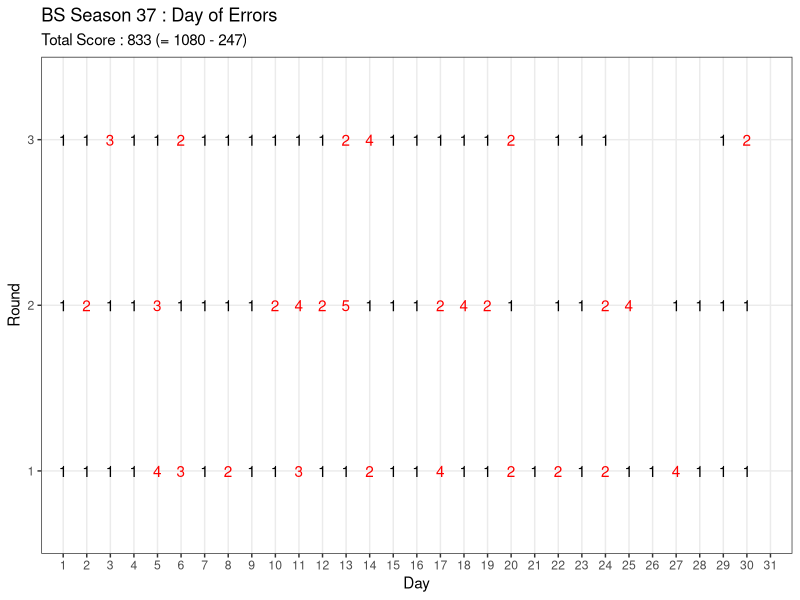

Write the R code that produced this figure.
library(tidyr)
library(dplyr)
library(ggplot2)
library(glue)

rm(list=ls())

season = 37

ranking = c(
  1,1,1,
  1,2,1,
  1,1,3,
  1,1,1,
  4,3,1,
  3,1,2,
  1,1,1,
  2,1,1,
  1,1,1,
  1,2,1,
  3,4,1,
  1,2,1,
  1,5,2,
  2,1,4,
  1,1,1,
  1,1,1,
  4,2,1,
  1,4,1,
  1,2,1,
  2,1,2,
  1,NA,NA,
  2,1,1,
  1,1,1,
  2,2,1,
  1,4,NA,
  1,NA,NA,
  4,1,NA,
  1,1,NA,
  1,1,1,
  1,1,2
)

total_round = length(ranking)
ranking_score = c(12,8,5,3,0)

data = 
  data.frame(season, ranking) %>% 
  transmute(
    season,
    ranking,
    score = ranking_score[ranking],
    total_score = cumsum(coalesce(score, 0)),
    daily_round = rep(1:3, times=31) %>% head(total_round),
    day = rep(1:31, each=3) %>% head(total_round)
  )

last_data = data %>% tail(1)
total_score = last_data$total_score
ideal_total_score = total_round * ranking_score[1]
missing_score = ideal_total_score - total_score

data %>%
  mutate(is_error = ifelse(ranking > 1, TRUE, FALSE)) %>%
  group_by(day) %>%
  mutate(count = 1:n()) %>%
  ggplot(aes(x=day, y=count)) +
  geom_text(aes(label=ranking, color=is_error)) +
  scale_x_continuous(limits=c(1,31), breaks=1:31, expand=c(.03,.03)) +
  scale_y_continuous(limits=c(1,3), breaks=1:3, expand = c(.2,.1)) +
  scale_color_manual(values=c('black','red')) +
  labs(
    title = glue('BS Season {season} : Day of Errors'), 
    subtitle = glue('Total Score : {total_score} (= {ideal_total_score} - {missing_score})'), 
    y='Round', x='Day'
  ) +
  theme_bw() +
  theme(
    panel.grid.minor.x = element_blank(),
    legend.position = 'none',
    panel.grid.minor = element_blank()
  )

